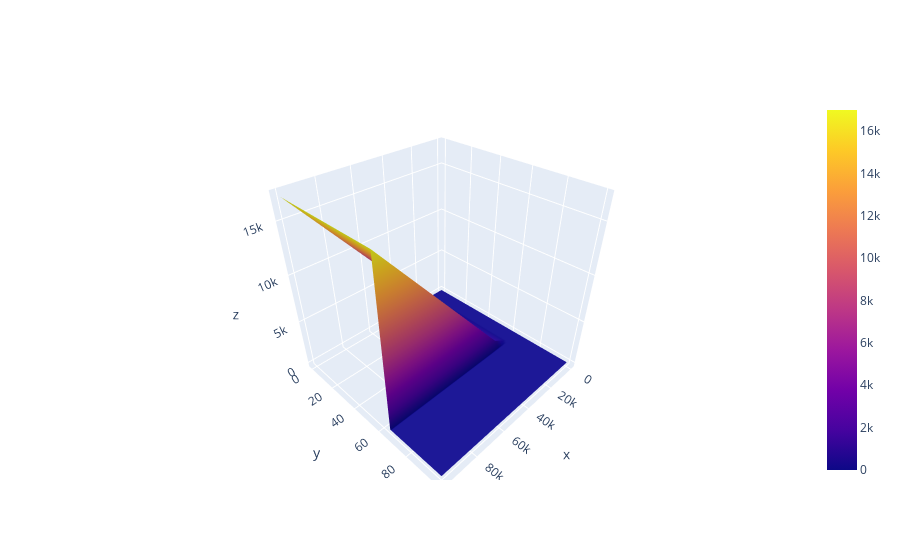

The cell this chart's notebook holds for it:
### Markdown cell above
Here's an example of using axes to calculate how variables relate to each other. Income tax is a progressive schedule (for an example), and people over 65 are exempt. The chart below plots income tax by income and age together.

### Code cell
from policyengine_core.charts import BLUE, format_fig
import plotly.graph_objects as go
from IPython.display import HTML

sim = Simulation(
    situation=dict(
        people=dict(person=dict()),
        axes=[
            [dict(name="age", min=0, max=100, count=101)],
            [dict(name="employment_income", min=0, max=100_000, count=101)],
        ],
    )
)

employment_income = sim.calculate("employment_income").reshape(101, 101)
age = sim.calculate("age").reshape(101, 101)
income_tax = sim.calculate("income_tax").reshape(101, 101)

fig = go.Figure(
    data=[
        go.Surface(
            x=employment_income,
            y=age,
            z=income_tax,
        )
    ],
)
HTML(fig.to_html(full_html=False, include_plotlyjs="cdn"))

### Figure 1 — Plotly figure (JSON) as saved in the notebook; plotly's stock layout.template omitted (floating-point values rounded to 4 significant figures; data arrays with more than 128 entries replaced by an {"elided": "..."} marker saying what was removed)
{"data": [{"type": "surface", "x": {"elided": "101x101 int values"}, "y": {"elided": "101x101 int values"}, "z": {"elided": "101x101 int values"}}], "layout": {}}
